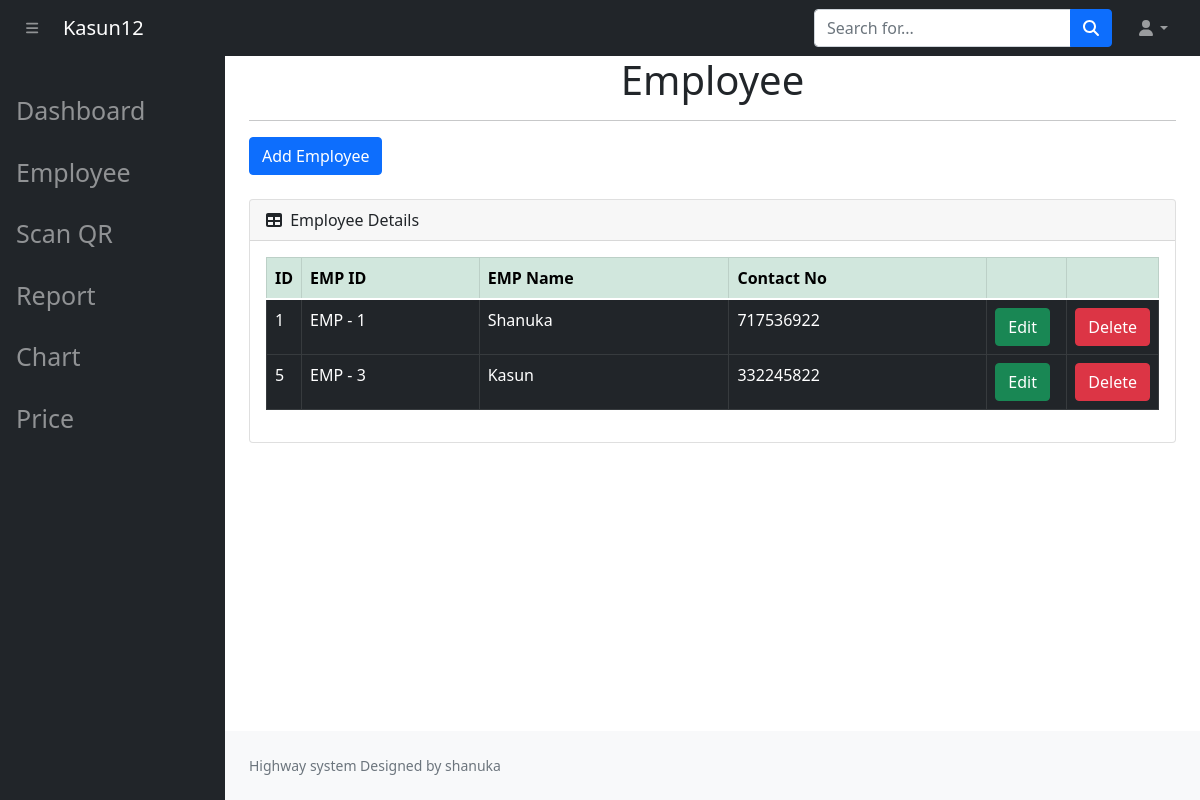
The app's page /manager/employee.php (signed in) with its own data.
### tables this page shows
CREATE TABLE `employee` (
  `id` int(50) NOT NULL,
  `emp_id` varchar(50) NOT NULL,
  `name` varchar(50) NOT NULL,
  `gender` varchar(50) NOT NULL,
  `address` varchar(50) NOT NULL,
  `tel` int(12) NOT NULL,
  `age` int(10) NOT NULL
);

### manager/employee.php (the view, shortened to what this page needs)
<?php include ('includes/header.php'); ?>
<div class="container-fluid px-4">
    <h1>
        <center>Employee
    </h1>
    <hr>
    <div>
        <a type="button" class="btn btn-primary" href="add_employee.php">Add Employee</a>
    </div><br>
    <div class="card mb-4">
        <div class="card-header">
            <i class="fas fa-table me-1"></i>
            Employee Details
        </div>
        <div class="card-body">
            <table id="datatablesSimple" class="table table-bordered table-dark table-hover">
                <thead class="table-success">
                    <tr>
                        <th width="30px">ID</th>
                        <th>EMP ID</th>
                        <th>EMP Name</th>
                        <th>Contact No</th>
                        <th width="80px"></th>
                        <th width="80px"></th>
                    </tr>
                </thead>
                <tbody>
                    <?php
                  $res=mysqli_query($con,"SELECT * FROM `employee`");
                  while($row=mysqli_fetch_array($res))
                  {
                    ?>
                    <tr>
                        <td><?php echo $row["id"]; ?></td>
                        <td><?php echo $row["emp_id"]; ?></td>
                        <td><?php echo $row["name"]; ?></td>
                        <td><?php echo $row["tel"]; ?></td>
                        <td><a href="edit_employee.php?id=<?php echo $row["id"]; ?>" class="btn btn-success ">Edit</a>
                        </td>
                        <td>
                            <a href="javascripit:void(0)" class="delete_btn_ajax btn btn-danger">Delete</a>
                        </td>
                    </tr>
                    <?php
                  }
            ?>
                </tbody>
            </table>
        </div>
    </div>
</div>
<?php include ('includes/footer.php'); ?>

### records on screen
employee: id "1", emp "EMP - 1", name "Shanuka", tel "717536922"
employee: id "5", emp "EMP - 3", name "Kasun", tel "332245822"

### other values on screen
$_SESSION['username'] "Kasun12"
